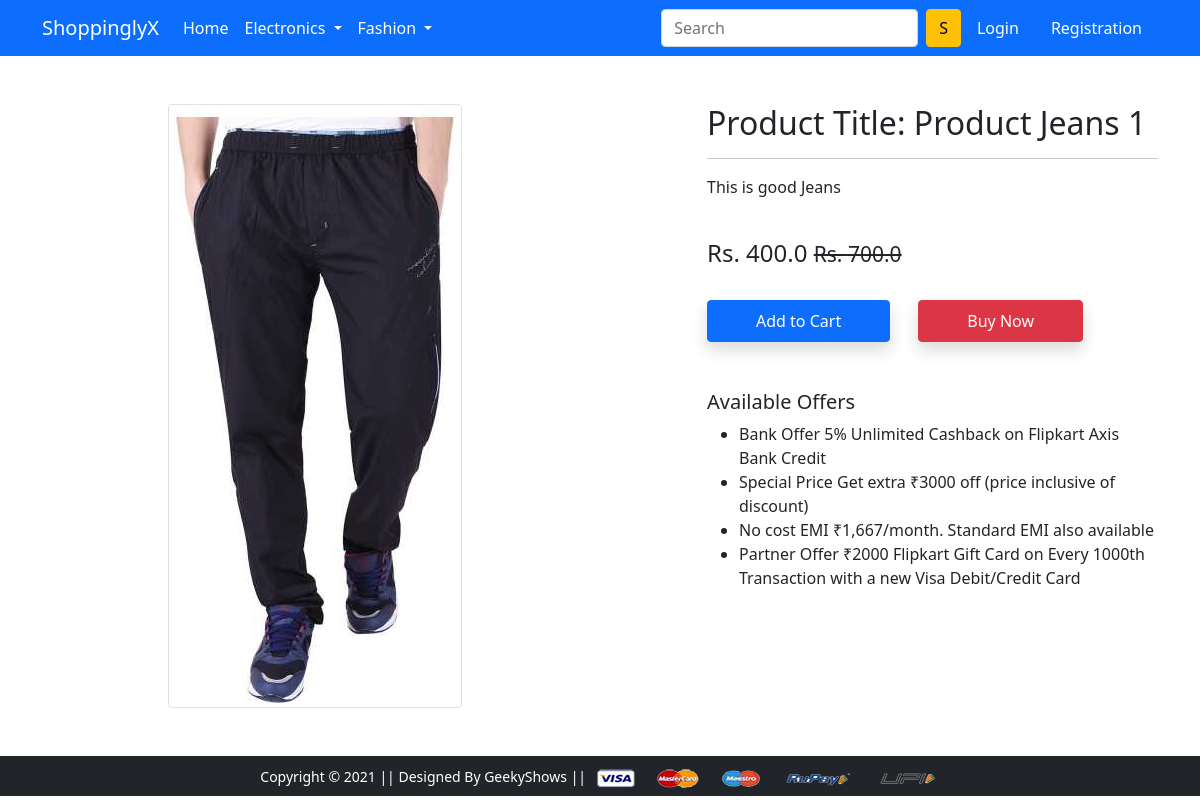
Screenshot of /product-detail/1/ with the database file from the repository.
### app/models.py (models this page shows, shortened)
class Product(models.Model):
    title=models.CharField(max_length=100)
    selling_price=models.FloatField()
    discounted_price=models.FloatField()
    description=models.TextField()
    brand=models.CharField(max_length=100)
    category=models.CharField(choices=CATEGORY_CHOICES,max_length=2)
    product_image=models.ImageField(upload_to='productimg')

### app/views.py (the view)
# urls.py: path('product-detail/<int:pk>/', views.ProductDeatilView.as_view(), name='product-detail'),
class ProductDeatilView(View):
    def get(self,request,pk):
        product=Product.objects.get(pk=pk)
        return render(request,'app/productdetail.html',{'product':product})

### app/templates/app/productdetail.html (shortened to what this page needs)
{% extends 'app/base.html' %}
{% load static %}
{% block main-content %}
<div class="container my-5">
 <div class="row">
  <div class="col-sm-6 text-center align-self-center">
   <img src="{{product.product_image.url}}" alt="" class="img-fluid img-thumbnail">
  </div>
  <div class="col-sm-5 offset-sm-1">
   <h2>Product Title: Product {{product.title}}</h2>
   <hr>
   <p>{{product.description}}</p> <br>
   <h4>Rs. {{product.discounted_price}} <small class="fw-light text-decoration-line-through">Rs. {{product.selling_price}}</small></h4> <br>
    <form action="/add-to-cart" class="d-inline">
        <button type="submit" class="btn btn-primary shadow px-5 py-2">Add to Cart</button>
    </form>
   <a href="{% url 'buy-now' %}" class="btn btn-danger shadow px-5 py-2 ms-4">Buy Now</a>
   <h5 class="mt-5">Available Offers</h5>
   <ul>
    <li>Bank Offer 5% Unlimited Cashback on Flipkart Axis Bank Credit</li>
    <li>Special Price Get extra ₹3000 off (price inclusive of discount)</li>
    <li>No cost EMI ₹1,667/month. Standard EMI also available</li>
    <li>Partner Offer ₹2000 Flipkart Gift Card on Every 1000th Transaction with a new Visa Debit/Credit Card</li>
   </ul>
  </div>
 </div>
</div>
{% endblock main-content %}

### rows the page displays
Product: product_image (picture), title "Jeans 1", description "This is good Jeans", discounted_price "400.0", selling_price "700.0"
